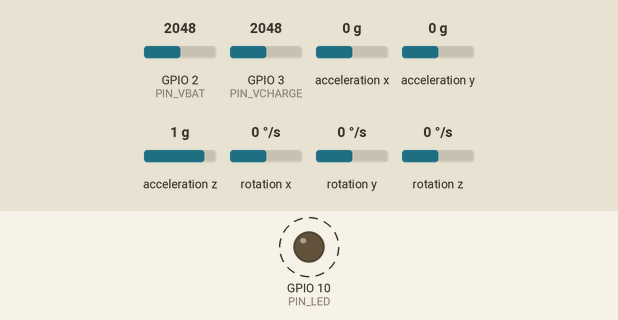
Recording of a program running on a simulated Seeed XIAO ESP32-C3. On the bench: output pins drawn as LEDs (lit = HIGH). Dashed ring = blinking. The test bench sets the inputs (shaded band); at power-on: GPIO 2 (PIN_VBAT) = 2048, GPIO 3 (PIN_VCHARGE) = 2048, acceleration x 0 g, acceleration y 0 g, acceleration z 1 g, rotation x 0 °/s, rotation y 0 °/s, rotation z 0 °/s. Nothing arrives over Bluetooth unless stated; a phone connects over Bluetooth LE 3 s after start; what the program prints to the serial monitor is not drawn.

Above: at 5.66 s.
Timing chart, 0 to 8.6 s (numbered marks = the images above):
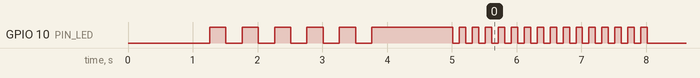

The program:

main.cpp
```cpp
/**
 * FighterLink Boxing Glove Firmware
 *
 * BLE Peripheral that streams MPU6050 sensor data at 100Hz.
 * Automatically starts advertising on power-up.
 *
 * Hardware: Seeed Studio XIAO ESP32C3 + MPU6050
 *
 * LED States:
 *   - Slow blink (1s): Initializing / Calibrating
 *   - Fast blink (200ms): Advertising, waiting for connection
 *   - Solid ON: Connected, streaming data
 *   - Double blink: Session event acknowledgment
 */

#include <Arduino.h>
#include <Wire.h>
#include <BLEDevice.h>
#include <BLEServer.h>
#include <BLEUtils.h>
#include <BLE2902.h>
#include <MPU6050_light.h>

#include "config.h"
#include "sensor_packet.h"

// ─── Global Objects ──────────────────────────────────────────────────────────
MPU6050 mpu(Wire);

BLEServer* g_pServer = nullptr;
BLECharacteristic* g_pSensorChar = nullptr;
BLECharacteristic* g_pBatteryChar = nullptr;
BLECharacteristic* g_pDeviceChar = nullptr;

// ─── Global State ────────────────────────────────────────────────────────────
volatile bool g_deviceConnected = false;
volatile bool g_oldDeviceConnected = false;

uint16_t g_sequenceNumber = 0;
uint32_t g_lastSampleTime = 0;
uint32_t g_lastBatteryTime = 0;
uint32_t g_lastLedToggle = 0;
bool g_ledState = false;
bool g_isCalibrated = false;

// ─── BLE Callbacks ───────────────────────────────────────────────────────────
class ServerCallbacks : public BLEServerCallbacks {
    void onConnect(BLEServer* pServer) override {
        g_deviceConnected = true;
        Serial.println("BLE: Client connected");
    }

    void onDisconnect(BLEServer* pServer) override {
        g_deviceConnected = false;
        Serial.println("BLE: Client disconnected");
    }
};

// ─── LED Control ─────────────────────────────────────────────────────────────
void setLed(bool on) {
    // XIAO ESP32C3 onboard LED is active LOW
    digitalWrite(PIN_LED, on ? LOW : HIGH);
    g_ledState = on;
}

void blinkLed(uint32_t periodMs) {
    uint32_t now = millis();
    if (now - g_lastLedToggle >= periodMs / 2) {
        setLed(!g_ledState);
        g_lastLedToggle = now;
    }
}

void doubleBlink() {
    for (int i = 0; i < 2; i++) {
        setLed(true);
        delay(100);
        setLed(false);
        delay(100);
    }
}

// ─── Battery Monitoring ──────────────────────────────────────────────────────
uint8_t readBatteryLevel() {
    // Read ADC value from battery voltage pin
    // Note: XIAO ESP32C3 ADC is 12-bit (0-4095)
    // Adjust this based on your voltage divider circuit

    int adcValue = analogRead(PIN_VBAT);

    // Convert ADC to voltage (assuming 3.3V reference, voltage divider may vary)
    // This is a simplified calculation - calibrate for your specific circuit
    float voltage = (adcValue / 4095.0f) * 3.3f * 2.0f;  // *2 for voltage divider

    // Map voltage to percentage
    float percentage = (voltage - VBAT_MIN) / (VBAT_MAX - VBAT_MIN) * 100.0f;
    percentage = constrain(percentage, 0.0f, 100.0f);

    return (uint8_t)percentage;
}

bool isCharging() {
    // Check if charging voltage is present on pogo pins
    int adcValue = analogRead(PIN_VCHARGE);
    float voltage = (adcValue / 4095.0f) * 3.3f * 2.0f;
    return voltage > VCHARGE_THRESH;
}

// ─── BLE Setup ───────────────────────────────────────────────────────────────
void setupBLE() {
    Serial.println("BLE: Initializing...");

    // Initialize BLE with device name
    BLEDevice::init(BLE_DEVICE_NAME);

    // Create BLE Server
    g_pServer = BLEDevice::createServer();
    g_pServer->setCallbacks(new ServerCallbacks());

    // Create FighterLink Service
    BLEService* pService = g_pServer->createService(BLE_SERVICE_UUID);

    // Create Sensor Data Characteristic (NOTIFY only)
    g_pSensorChar = pService->createCharacteristic(
        BLE_CHAR_SENSOR_UUID,
        BLECharacteristic::PROPERTY_NOTIFY
    );
    g_pSensorChar->addDescriptor(new BLE2902());  // CCCD for notifications

    // Create Battery Level Characteristic (READ + NOTIFY)
    g_pBatteryChar = pService->createCharacteristic(
        BLE_CHAR_BATTERY_UUID,
        BLECharacteristic::PROPERTY_READ | BLECharacteristic::PROPERTY_NOTIFY
    );
    g_pBatteryChar->addDescriptor(new BLE2902());
    uint8_t initBattery = readBatteryLevel();
    g_pBatteryChar->setValue(&initBattery, 1);

    // Create Device Info Characteristic (READ only - returns hand ID)
    g_pDeviceChar = pService->createCharacteristic(
        BLE_CHAR_DEVICE_UUID,
        BLECharacteristic::PROPERTY_READ
    );
    uint8_t handId = HAND_ID;
    g_pDeviceChar->setValue(&handId, 1);

    // Start the service
    pService->start();

    // Start advertising
    BLEAdvertising* pAdvertising = BLEDevice::getAdvertising();
    pAdvertising->addServiceUUID(BLE_SERVICE_UUID);
    pAdvertising->setScanResponse(true);
    pAdvertising->setMinPreferred(0x06);  // Help with iPhone connections
    pAdvertising->setMinPreferred(0x12);
    BLEDevice::startAdvertising();

    Serial.printf("BLE: Advertising as '%s'\n", BLE_DEVICE_NAME);
}

// ─── MPU6050 Setup ───────────────────────────────────────────────────────────
bool setupMPU() {
    Serial.println("MPU6050: Initializing...");

    Wire.begin(PIN_SDA, PIN_SCL);

    byte status = mpu.begin();
    if (status != 0) {
        Serial.printf("MPU6050: Init failed with status %d\n", status);
        return false;
    }

    Serial.println("MPU6050: Ready. Calibrating - keep device still...");

    // Slow blink during calibration
    for (int i = 0; i < 6; i++) {  // ~3 seconds of blinking
        setLed(true);
        delay(250);
        setLed(false);
        delay(250);
    }

    // Calibrate offsets (accelerometer and gyroscope)
    mpu.calcOffsets(true, true);

    g_isCalibrated = true;
    Serial.println("MPU6050: Calibration complete");

    return true;
}

// ─── Send Sensor Data ────────────────────────────────────────────────────────
void sendSensorData() {
    // Update MPU6050 readings
    mpu.update();

    // Build packet
    SensorPacket packet;

    // Accelerometer: g → m/s² → scaled int16
    packet.accX = (int16_t)(mpu.getAccX() * GRAVITY_MS2 * ACCEL_SCALE);
    packet.accY = (int16_t)(mpu.getAccY() * GRAVITY_MS2 * ACCEL_SCALE);
    packet.accZ = (int16_t)(mpu.getAccZ() * GRAVITY_MS2 * ACCEL_SCALE);

    // Gyroscope: °/s → scaled int16
    packet.gyroX = (int16_t)(mpu.getGyroX() * GYRO_SCALE);
    packet.gyroY = (int16_t)(mpu.getGyroY() * GYRO_SCALE);
    packet.gyroZ = (int16_t)(mpu.getGyroZ() * GYRO_SCALE);

    // Timestamp and sequence
    packet.timestamp = millis();
    packet.sequence = g_sequenceNumber++;

    // Battery level (cached, updated less frequently)
    static uint8_t cachedBattery = 100;
    packet.battery = cachedBattery;

    // Flags
    packet.flags = 0;
    if (isCharging()) {
        packet.flags |= FLAG_CHARGING;
    }
    if (g_isCalibrated) {
        packet.flags |= FLAG_CALIBRATED;
    }

    // Send via BLE notification
    g_pSensorChar->setValue((uint8_t*)&packet, sizeof(SensorPacket));
    g_pSensorChar->notify();
}

// ─── Update Battery Characteristic ───────────────────────────────────────────
void updateBattery() {
    uint8_t level = readBatteryLevel();
    g_pBatteryChar->setValue(&level, 1);
    g_pBatteryChar->notify();

    Serial.printf("Battery: %d%%\n", level);
}

// ─── Setup ───────────────────────────────────────────────────────────────────
void setup() {
    Serial.begin(115200);
    delay(1000);  // Wait for serial monitor

    Serial.println("\n========================================");
    Serial.println("FighterLink Boxing Glove Firmware");
    Serial.printf("Hand: %s\n", HAND_ID == 0 ? "LEFT" : "RIGHT");
    Serial.println("========================================\n");

    // Initialize LED
    pinMode(PIN_LED, OUTPUT);
    setLed(false);

    // Initialize battery monitoring pins
    pinMode(PIN_VBAT, INPUT);
    pinMode(PIN_VCHARGE, INPUT);

    // Check if in charging case
    if (isCharging()) {
        Serial.println("Charging detected - entering deep sleep");
        Serial.println("Remove from case to activate");
        // In a full implementation, we would enter deep sleep here
        // For now, just indicate charging state
        while (isCharging()) {
            setLed(true);
            delay(2000);
            setLed(false);
            delay(2000);
        }
    }

    // Initialize MPU6050
    if (!setupMPU()) {
        Serial.println("FATAL: MPU6050 initialization failed");
        // Rapid blink to indicate error
        while (true) {
            setLed(true);
            delay(100);
            setLed(false);
            delay(100);
        }
    }

    // Initialize BLE
    setupBLE();

    // Quick triple blink to indicate ready
    for (int i = 0; i < 3; i++) {
        setLed(true);
        delay(100);
        setLed(false);
        delay(100);
    }

    Serial.println("Setup complete - waiting for BLE connection...");
}

// ─── Main Loop ───────────────────────────────────────────────────────────────
void loop() {
    uint32_t now = millis();

    // Handle connection state changes
    if (g_deviceConnected && !g_oldDeviceConnected) {
        // Just connected
        Serial.println("Starting sensor streaming...");
        setLed(true);  // Solid LED when connected
        g_oldDeviceConnected = true;
    }

    if (!g_deviceConnected && g_oldDeviceConnected) {
        // Just disconnected
        Serial.println("Connection lost - restarting advertising...");
        delay(500);  // Give BLE stack time to reset
        g_pServer->startAdvertising();
        g_oldDeviceConnected = false;
    }

    // When connected: stream sensor data at 100Hz
    if (g_deviceConnected) {
        if (now - g_lastSampleTime >= SAMPLE_RATE_MS) {
            sendSensorData();
            g_lastSampleTime = now;
        }

        // Update battery level periodically
        if (now - g_lastBatteryTime >= BATTERY_UPDATE_MS) {
            updateBattery();
            g_lastBatteryTime = now;
        }
    } else {
        // When not connected: fast blink to show advertising
        blinkLed(LED_BLINK_FAST_MS);
    }
}
```

sensor_packet.h
```cpp
/**
 * FighterLink Sensor Packet Definition
 *
 * 20-byte binary packet structure for BLE transmission.
 * This header is shared between firmware (C++) and should match
 * the Go server's packet parsing exactly.
 */

#ifndef SENSOR_PACKET_H
#define SENSOR_PACKET_H

#include <stdint.h>

/**
 * Binary sensor packet structure (20 bytes total)
 *
 * All multi-byte values are little-endian (native for ESP32 and x86/ARM)
 *
 * Field      | Offset | Size | Type   | Scale  | Units
 * -----------|--------|------|--------|--------|-------
 * accX       | 0      | 2    | int16  | ÷100   | m/s²
 * accY       | 2      | 2    | int16  | ÷100   | m/s²
 * accZ       | 4      | 2    | int16  | ÷100   | m/s²
 * gyroX      | 6      | 2    | int16  | ÷10    | °/s
 * gyroY      | 8      | 2    | int16  | ÷10    | °/s
 * gyroZ      | 10     | 2    | int16  | ÷10    | °/s
 * timestamp  | 12     | 4    | uint32 | -      | ms
 * sequence   | 16     | 2    | uint16 | -      | counter
 * battery    | 18     | 1    | uint8  | -      | 0-100%
 * flags      | 19     | 1    | uint8  | -      | bitfield
 *
 * Flags bitfield:
 *   Bit 0: isCharging (1 = charging, 0 = on battery)
 *   Bit 1: isCalibrated (1 = calibration complete)
 *   Bit 2-7: Reserved
 */
struct __attribute__((packed)) SensorPacket {
    int16_t  accX;       // Accelerometer X (m/s² * 100)
    int16_t  accY;       // Accelerometer Y (m/s² * 100)
    int16_t  accZ;       // Accelerometer Z (m/s² * 100)
    int16_t  gyroX;      // Gyroscope X (°/s * 10)
    int16_t  gyroY;      // Gyroscope Y (°/s * 10)
    int16_t  gyroZ;      // Gyroscope Z (°/s * 10)
    uint32_t timestamp;  // millis() timestamp
    uint16_t sequence;   // Packet sequence number (wraps at 65535)
    uint8_t  battery;    // Battery percentage (0-100)
    uint8_t  flags;      // Status flags
};

// Compile-time size check
static_assert(sizeof(SensorPacket) == 20, "SensorPacket must be exactly 20 bytes");

#endif // SENSOR_PACKET_H
```

config.h
```cpp
/**
 * FighterLink Configuration
 *
 * BLE UUIDs, Pin Definitions, and Constants
 */

#ifndef CONFIG_H
#define CONFIG_H

// ─── Hand Identification ─────────────────────────────────────────────────────
// Change this value before flashing each glove:
//   0 = Left Hand  (advertises as "FighterLink_L")
//   1 = Right Hand (advertises as "FighterLink_R")
#define HAND_ID 0

// ─── BLE Configuration ───────────────────────────────────────────────────────
// Custom UUIDs for FighterLink service and characteristics
#define BLE_SERVICE_UUID        "00001234-0000-1000-8000-00805f9b34fb"
#define BLE_CHAR_SENSOR_UUID    "00001235-0000-1000-8000-00805f9b34fb"  // NOTIFY
#define BLE_CHAR_BATTERY_UUID   "00001236-0000-1000-8000-00805f9b34fb"  // READ, NOTIFY
#define BLE_CHAR_DEVICE_UUID    "00001237-0000-1000-8000-00805f9b34fb"  // READ (hand ID)

// Device names based on hand
#if HAND_ID == 0
    #define BLE_DEVICE_NAME "FighterLink_L"
#else
    #define BLE_DEVICE_NAME "FighterLink_R"
#endif

// ─── Pin Definitions (XIAO ESP32C3) ──────────────────────────────────────────
// I2C for MPU6050
#define PIN_SDA         6   // GPIO6 - I2C Data
#define PIN_SCL         7   // GPIO7 - I2C Clock

// Status LED (onboard)
#define PIN_LED         10  // GPIO10 - Onboard LED (active LOW on XIAO)

// Battery voltage monitoring (optional)
#define PIN_VBAT        2   // GPIO2 - ADC for battery voltage
#define PIN_VCHARGE     3   // GPIO3 - Charging detection (5V from pogo pins)

// ─── Timing Constants ────────────────────────────────────────────────────────
#define SAMPLE_RATE_MS          10      // 10ms = 100Hz sensor sampling
#define BLE_NOTIFY_INTERVAL_MS  10      // Send BLE notification every 10ms
#define BATTERY_UPDATE_MS       5000    // Update battery level every 5 seconds
#define LED_BLINK_FAST_MS       200     // Fast blink period (advertising)
#define LED_BLINK_SLOW_MS       1000    // Slow blink period (initializing)

// ─── Sensor Scaling ──────────────────────────────────────────────────────────
// MPU6050 outputs acceleration in g, we convert to m/s² and scale for int16
// Accelerometer: value * 9.81 * 100 → int16 (divide by 100 on receiver)
// Gyroscope: value * 10 → int16 (divide by 10 on receiver, units: °/s)
#define ACCEL_SCALE     100     // m/s² * 100 → int16
#define GYRO_SCALE      10      // °/s * 10 → int16
#define GRAVITY_MS2     9.81f   // m/s²

// ─── Battery Monitoring ──────────────────────────────────────────────────────
// LiPo voltage range: 3.0V (empty) to 4.2V (full)
// With voltage divider: adjust these based on your circuit
#define VBAT_MIN        3.0f    // Minimum battery voltage (0%)
#define VBAT_MAX        4.2f    // Maximum battery voltage (100%)
#define VCHARGE_THRESH  4.0f    // Voltage threshold for "charging" detection

// ─── Status Flags (bit positions) ────────────────────────────────────────────
#define FLAG_CHARGING       (1 << 0)    // Bit 0: Is charging
#define FLAG_CALIBRATED     (1 << 1)    // Bit 1: Calibration complete
// Bits 2-7: Reserved for future use

// ─── Calibration ─────────────────────────────────────────────────────────────
#define CALIBRATION_SAMPLES 500     // Number of samples for offset calibration

#endif // CONFIG_H
```

Measured:
- by itself, GPIO 10 (PIN_LED): goes 4 × (LOW 0.25 s, HIGH 0.25 s), LOW 0.25 s, HIGH 1.3 s, 15 × (LOW 0.10 s, HIGH 0.10 s), then LOW
